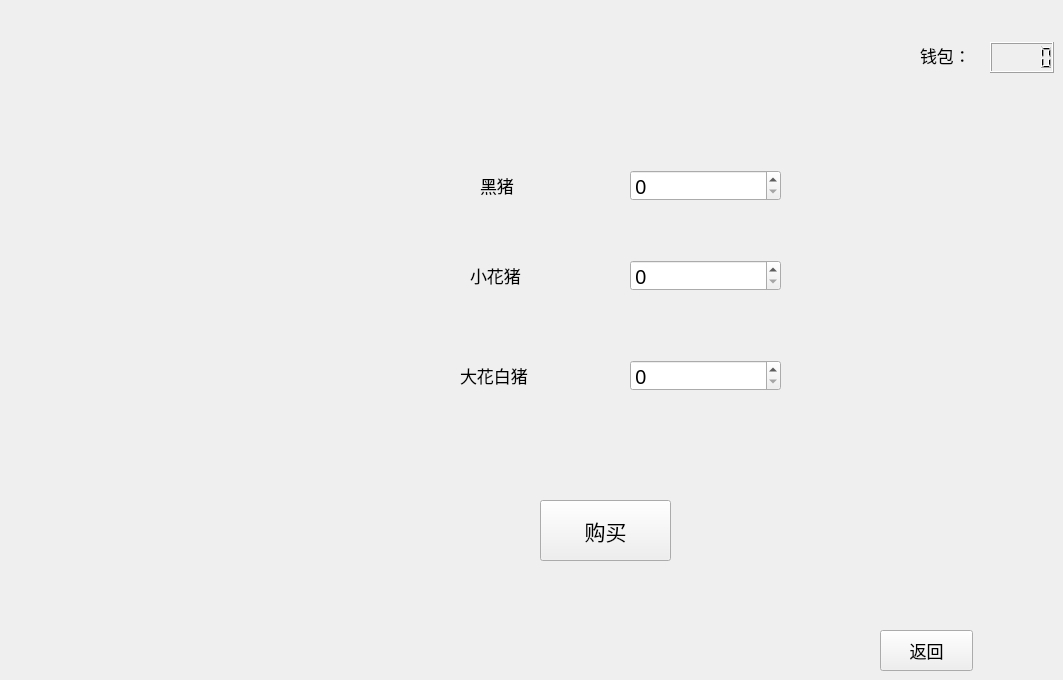
    <widget class="QWidget" name="market">
     <widget class="QPushButton" name="buy">
      <property name="geometry">
       <rect>
        <x>540</x>
        <y>500</y>
        <width>131</width>
        <height>61</height>
       </rect>
      </property>
      <property name="font">
       <font>
        <family>方正姚体</family>
        <pointsize>16</pointsize>
       </font>
      </property>
      <property name="text">
       <string>购买</string>
      </property>
     </widget>
     <widget class="QPushButton" name="returnmain_2">
      <property name="geometry">
       <rect>
        <x>880</x>
        <y>630</y>
        <width>93</width>
        <height>41</height>
       </rect>
      </property>
      <property name="font">
       <font>
        <family>方正姚体</family>
        <pointsize>13</pointsize>
       </font>
      </property>
      <property name="text">
       <string>返回</string>
      </property>
     </widget>
     <widget class="QLabel" name="label_2">
      <property name="geometry">
       <rect>
        <x>920</x>
        <y>40</y>
        <width>51</width>
        <height>31</height>
       </rect>
      </property>
      <property name="font">
       <font>
        <family>方正姚体</family>
        <pointsize>13</pointsize>
       </font>
      </property>
      <property name="text">
       <string>钱包：</string>
      </property>
     </widget>
     <widget class="QLCDNumber" name="money">
      <property name="geometry">
       <rect>
        <x>990</x>
        <y>42</y>
        <width>64</width>
        <height>31</height>
       </rect>
      </property>
     </widget>
     <widget class="QSpinBox" name="spnbigwhite">
      <property name="geometry">
       <rect>
        <x>630</x>
        <y>360</y>
        <width>151</width>
        <height>31</height>
       </rect>
      </property>
      <property name="font">
       <font>
        <family>造字工房尚雅体演示版常规体</family>
        <pointsize>15</pointsize>
       </font>
      </property>
      <property name="maximum">
       <number>1000</number>
      </property>
     </widget>
     <widget class="QSpinBox" name="spnblack">
      <property name="geometry">
       <rect>
        <x>630</x>
        <y>170</y>
        <width>151</width>
        <height>31</height>
       </rect>
      </property>
      <property name="font">
       <font>
        <family>造字工房尚雅体演示版常规体</family>
        <pointsize>15</pointsize>
       </font>
      </property>
      <property name="maximum">
       <number>1000</number>
      </property>
     </widget>
     <widget class="QSpinBox" name="spnsmallwhite">
      <property name="geometry">
       <rect>
        <x>630</x>
        <y>260</y>
        <width>151</width>
        <height>31</height>
       </rect>
      </property>
      <property name="font">
       <font>
        <family>造字工房尚雅体演示版常规体</family>
        <pointsize>15</pointsize>
       </font>
      </property>
      <property name="maximum">
       <number>1000</number>
      </property>
     </widget>
     <widget class="QLabel" name="label_3">
      <property name="geometry">
       <rect>
        <x>480</x>
        <y>160</y>
        <width>72</width>
        <height>51</height>
       </rect>
      </property>
      <property name="font">
       <font>
        <family>方正姚体</family>
        <pointsize>13</pointsize>
       </font>
      </property>
      <property name="text">
       <string>黑猪</string>
      </property>
     </widget>
     <widget class="QLabel" name="label_4">
      <property name="geometry">
       <rect>
        <x>470</x>
        <y>260</y>
        <width>72</width>
        <height>31</height>
       </rect>
      </property>
      <property name="font">
       <font>
        <family>方正姚体</family>
        <pointsize>13</pointsize>
       </font>
      </property>
      <property name="text">
       <string>小花猪</string>
      </property>
     </widget>
     <widget class="QLabel" name="label_5">
      <property name="geometry">
       <rect>
        <x>460</x>
        <y>360</y>
        <width>91</width>
        <height>31</height>
       </rect>
      </property>
      <property name="font">
       <font>
        <family>方正姚体</family>
        <pointsize>13</pointsize>
       </font>
      </property>
      <property name="text">
       <string>大花白猪</string>
      </property>
     </widget>
    </widget>
